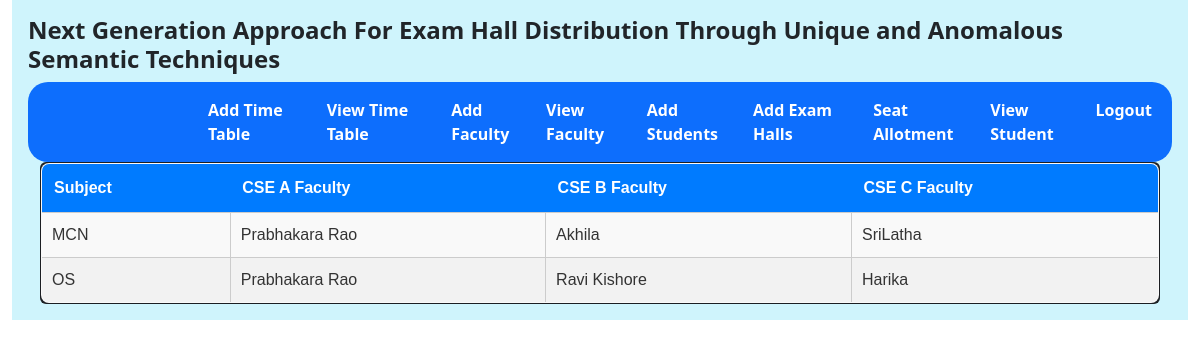
Screenshot of /viewtimetable with the database file from the repository.
### adminapp/models.py (models this page shows, shortened)
class AddTimeTable(models.Model):
    subject = models.CharField(max_length=100)
    iv_cse_a_faculty = models.CharField(max_length=100, verbose_name='CSE A Faculty' ,default="Prabhakara Rao")
    iv_cse_b_faculty = models.CharField(max_length=100, verbose_name='CSE B Faculty',default="Akhila")
    iv_cse_c_faculty = models.CharField(max_length=100, verbose_name='CSE C Faculty',default="SriLatha")
    class Meta:
        db_table = 'AddTimeTable'

### adminapp/views.py (the view)
# urls.py: path('viewtimetable', views.viewtimetable, name="viewtimetable"),
def viewtimetable(request):
    timetable_entries = AddTimeTable.objects.all()
    return render(request, 'viewtimetable.html', {'timetable_entries': timetable_entries})

### templates/viewtimetable.html (shortened to what this page needs)
{% extends "adminhome.html" %}
{% block content %}
<div class="table-responsive">
    <table border="1">
        <thead>
            <tr>
                <th>Subject</th>
                <th>CSE A Faculty</th>
                <th>CSE B Faculty</th>
                <th>CSE C Faculty</th>
            </tr>
        </thead>
        <tbody>
            {% for entry in timetable_entries %}
            <tr>
                <td>{{ entry.subject }}</td>
                <td>{{ entry.iv_cse_a_faculty }}</td>
                <td>{{ entry.iv_cse_b_faculty }}</td>
                <td>{{ entry.iv_cse_c_faculty }}</td>
            </tr>
            {% endfor %}
        </tbody>
    </table>
</div>
{% endblock %}

### templates/viewtimetable.html (style rules this page uses)
table { font-family: Arial, sans-serif; border-collapse: collapse; width: 100%; border-radius: 8px; overflow: hidden; background-color: #f9f9f9; color: #333; }
th { background-color: #007bff; color: white; font-weight: bold; padding: 12px; text-align: left; }
td { border: 1px solid #ccc; padding: 10px; text-align: left; }
tr:nth-child(even) { background-color: #f2f2f2; }

### rows the page displays
AddTimeTable: subject "MCN", iv_cse_a_faculty "Prabhakara Rao", iv_cse_b_faculty "Akhila", iv_cse_c_faculty "SriLatha"
AddTimeTable: subject "OS", iv_cse_a_faculty "Prabhakara Rao", iv_cse_b_faculty "Ravi Kishore", iv_cse_c_faculty "Harika"
